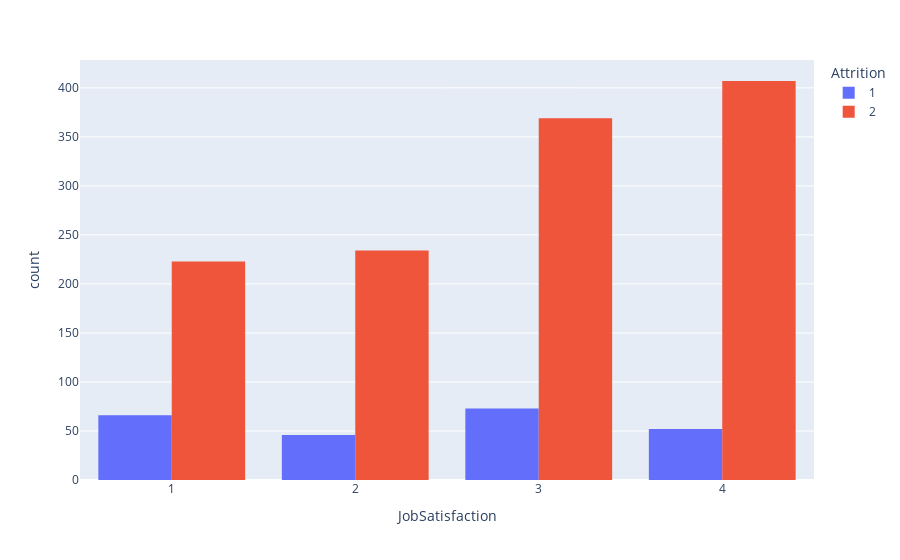

Notebook code for this chart:
### Code cell
fig = px.histogram(df, x="JobSatisfaction", color='Attrition', barmode='group')
fig.show()

### Figure 1 — Plotly figure (JSON) as saved in the notebook; plotly's stock layout.template omitted (floating-point values rounded to 4 significant figures; data arrays with more than 128 entries replaced by an {"elided": "..."} marker saying what was removed)
{"data": [{"alignmentgroup": "True", "bingroup": "x", "hovertemplate": "Attrition=1<br>JobSatisfaction=%{x}<br>count=%{y}<extra></extra>", "legendgroup": "1", "marker": {"color": "#636efa", "pattern": {"shape": ""}}, "name": "1", "offsetgroup": "1", "orientation": "v", "showlegend": true, "type": "histogram", "x": {"elided": "237 int values"}, "xaxis": "x", "yaxis": "y"}, {"alignmentgroup": "True", "bingroup": "x", "hovertemplate": "Attrition=2<br>JobSatisfaction=%{x}<br>count=%{y}<extra></extra>", "legendgroup": "2", "marker": {"color": "#EF553B", "pattern": {"shape": ""}}, "name": "2", "offsetgroup": "2", "orientation": "v", "showlegend": true, "type": "histogram", "x": {"elided": "1233 int values"}, "xaxis": "x", "yaxis": "y"}], "layout": {"barmode": "group", "legend": {"title": {"text": "Attrition"}, "tracegroupgap": 0}, "margin": {"t": 60}, "xaxis": {"anchor": "y", "domain": [0, 1], "title": {"text": "JobSatisfaction"}}, "yaxis": {"anchor": "x", "domain": [0, 1], "title": {"text": "count"}}}}
